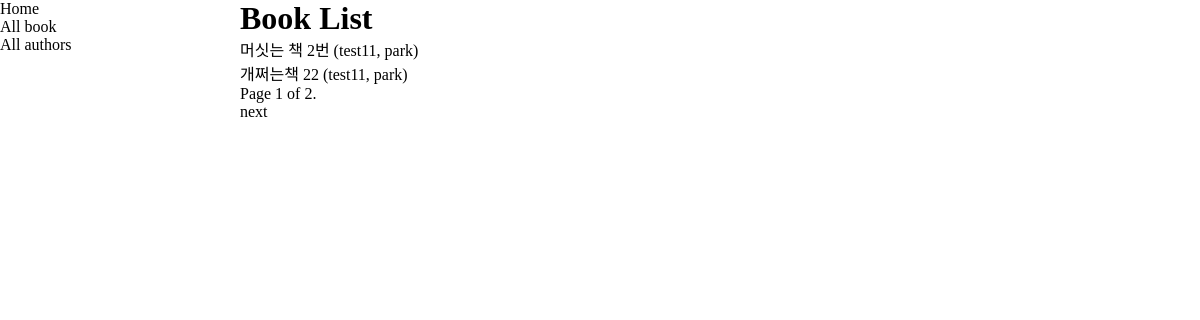
/catalog/books/, run on the app's committed database.
### catalog/models.py (models this page shows, shortened)
class Book(models.Model):
    title = models.CharField(max_length=200)
    author = models.ForeignKey("Author", on_delete=models.SET_NULL, null=True)
    summary = models.TextField(
        max_length=1000, help_text="Enter a brief description of the book"
    )
    isbn = models.CharField(
        "ISBN",
        max_length=13,
        help_text='13 Character <a href="https://www.isbn-international.org/content/what-isbn">ISBN number</a>',
    )
    genre = models.ManyToManyField(Genre, help_text="Select a genre for this book")
    language = models.ForeignKey("Language", on_delete=models.SET_NULL, null=True)
    def get_absolute_url(self):
        return reverse("book-detail", args=[str(self.id)])
    def display_genre(self):
        """Create a string for the Genre. This is required to display genre in Admin."""
        return ", ".join(genre.name for genre in self.genre.all()[:3])
    display_genre.short_description = "Genre"

class Author(models.Model):
    first_name = models.CharField(max_length=100)
    last_name = models.CharField(max_length=100)
    date_of_birth = models.DateField(null=True, blank=True)
    date_of_death = models.DateField("Died", null=True, blank=True)
    class Meta:
        ordering = ["last_name", "first_name"]
    def __str__(self):
        return f"{self.last_name}, {self.first_name}"

### catalog/views.py (the view)
# urls.py: path("books/", views.BookListView.as_view(), name="books"),
class BookListView(generic.ListView):
    model = Book
    paginate_by = 2

### catalog/templates/catalog/book_list.html (shortened to what this page needs)
{% extends "base_generic.html" %}
{% block content %}
    <h1>Book List</h1>
    {% if book_list %}
    <ul>
      {% for book in book_list %}
      <li>
        <a href="{{ book.get_absolute_url }}">{{ book.title }}</a> ({{book.author}})
      </li>
      {% endfor %}
    </ul>
    {% else %}
      <p>There are no books in the library.</p>
    {% endif %}
{% endblock %}

### catalog/static/css/style.css (style rules this page uses)
* { margin: 0; padding: 0; }
ul , li { list-style: none; }
a { color: inherit ; text-decoration: none; }

### data on the page
Book: title "머싯는 책 2번", author "test11, park"
Book: title "개쩌는책 22", author "test11, park"

### other printed values
{{ page_obj.number }} "1"
{{ page_obj.paginator.num_pages }} "2"
